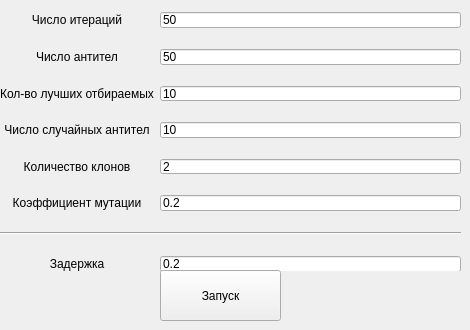
    <widget class="QWidget" name="tab_lab6">
     <attribute name="title">
      <string>lab6</string>
     </attribute>
     <widget class="QWidget" name="gridLayoutWidget_6">
      <property name="geometry">
       <rect>
        <x>0</x>
        <y>0</y>
        <width>461</width>
        <height>271</height>
       </rect>
      </property>
      <layout class="QGridLayout" name="gridLayout_6">
       <property name="sizeConstraint">
        <enum>QLayout::SetNoConstraint</enum>
       </property>
       <property name="leftMargin">
        <number>0</number>
       </property>
       <property name="topMargin">
        <number>12</number>
       </property>
       <property name="verticalSpacing">
        <number>21</number>
       </property>
       <item row="2" column="0">
        <widget class="QLabel" name="betsAntBdLabel">
         <property name="text">
          <string>Кол-во лучших отбираемых</string>
         </property>
         <property name="alignment">
          <set>Qt::AlignCenter</set>
         </property>
        </widget>
       </item>
       <item row="3" column="0">
        <widget class="QLabel" name="randAntbdLabel">
         <property name="text">
          <string>Число случайных антител</string>
         </property>
         <property name="alignment">
          <set>Qt::AlignCenter</set>
         </property>
        </widget>
       </item>
       <item row="4" column="0">
        <widget class="QLabel" name="cloneLabel">
         <property name="text">
          <string>Количество клонов</string>
         </property>
         <property name="alignment">
          <set>Qt::AlignCenter</set>
         </property>
        </widget>
       </item>
       <item row="7" column="1">
        <widget class="QLineEdit" name="lab6_delay">
         <property name="text">
          <string>0.2</string>
         </property>
        </widget>
       </item>
       <item row="3" column="1">
        <widget class="QLineEdit" name="rand_antbd_count">
         <property name="text">
          <string>10</string>
         </property>
        </widget>
       </item>
       <item row="0" column="0">
        <widget class="QLabel" name="iterCountLabel">
         <property name="text">
          <string>Число итераций</string>
         </property>
         <property name="alignment">
          <set>Qt::AlignCenter</set>
         </property>
        </widget>
       </item>
       <item row="7" column="0">
        <widget class="QLabel" name="label_32">
         <property name="text">
          <string>Задержка</string>
         </property>
         <property name="alignment">
          <set>Qt::AlignCenter</set>
         </property>
        </widget>
       </item>
       <item row="4" column="1">
        <widget class="QLineEdit" name="clone_count">
         <property name="text">
          <string>2</string>
         </property>
        </widget>
       </item>
       <item row="1" column="0">
        <widget class="QLabel" name="antibodyLabel">
         <property name="text">
          <string>Число антител</string>
         </property>
         <property name="alignment">
          <set>Qt::AlignCenter</set>
         </property>
        </widget>
       </item>
       <item row="6" column="0" colspan="2">
        <widget class="Line" name="line_7">
         <property name="orientation">
          <enum>Qt::Horizontal</enum>
         </property>
        </widget>
       </item>
       <item row="2" column="1">
        <widget class="QLineEdit" name="best_antbd_count">
         <property name="text">
          <string>10</string>
         </property>
        </widget>
       </item>
       <item row="0" column="1">
        <widget class="QLineEdit" name="iter_count_lab6">
         <property name="text">
          <string>50</string>
         </property>
        </widget>
       </item>
       <item row="1" column="1">
        <widget class="QLineEdit" name="antibody_count_lab6">
         <property name="text">
          <string>50</string>
         </property>
        </widget>
       </item>
       <item row="5" column="1">
        <widget class="QLineEdit" name="mut_coef_lab6">
         <property name="text">
          <string>0.2</string>
         </property>
        </widget>
       </item>
       <item row="5" column="0">
        <widget class="QLabel" name="cloneLabel_2">
         <property name="text">
          <string>Коэффициент мутации</string>
         </property>
         <property name="alignment">
          <set>Qt::AlignCenter</set>
         </property>
        </widget>
       </item>
      </layout>
     </widget>
     <widget class="QPushButton" name="startButton_6">
      <property name="enabled">
       <bool>true</bool>
      </property>
      <property name="geometry">
       <rect>
        <x>160</x>
        <y>270</y>
        <width>121</width>
        <height>51</height>
       </rect>
      </property>
      <property name="sizePolicy">
       <sizepolicy hsizetype="Fixed" vsizetype="Fixed">
        <horstretch>15</horstretch>
        <verstretch>21</verstretch>
       </sizepolicy>
      </property>
      <property name="minimumSize">
       <size>
        <width>16</width>
        <height>0</height>
       </size>
      </property>
      <property name="sizeIncrement">
       <size>
        <width>7</width>
        <height>0</height>
       </size>
      </property>
      <property name="text">
       <string>Запуск</string>
      </property>
     </widget>
    </widget>
